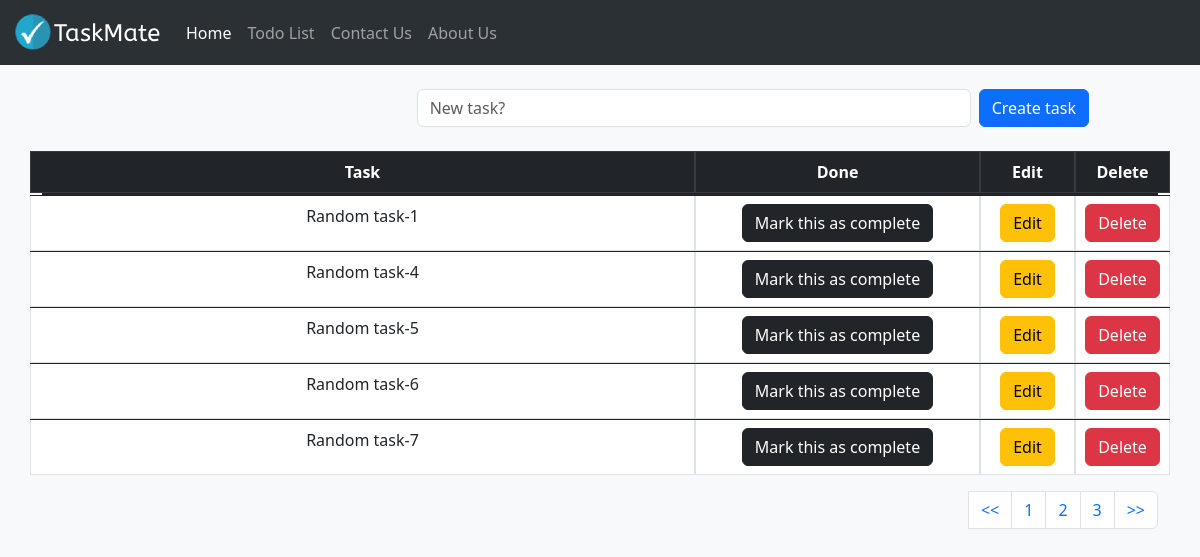
Page /todolist/?pg=2 on the committed database.
### todolist_app/models.py (models this page shows, shortened)
class TaskList(models.Model):
    task = models.CharField(max_length=300)
    done = models.BooleanField(default=False)

### todolist_app/views.py (the view)
# urls.py: path('todolist/', include('todolist_app.urls')),
def todolist(request):
    if request.method == "POST":
        form = Taskform(request.POST or None)
        if form.is_valid:
            form.save()
        messages.success(request,("Task added successfully!"))
        return redirect('todolist')
    else:
        all_tasks = TaskList.objects.all()
        paginator = Paginator(all_tasks, 5)
        page = request.GET.get('pg')
        all_tasks = paginator.get_page(page)
        return render(request,'todolist.html',{'all_tasks':all_tasks})

### todolist_app/templates/todolist.html (shortened to what this page needs)
{% extends 'base.html' %}
{% block content %}
    <br/>
    <div class="container">
    <form method="POST" class="row align-items-center g-2">
        <label class="col-lg-4 col-form-label"></label>
        <div class="col-md-6 col-lg-6">
            <input type="text" class="form-control" placeholder="New task?" name="task">
        </div>
        <div class="col-lg-2">
            <button type="submit" class="btn btn-primary w-auto text-nowrap">Create task</button>
        </div>
    </form>
    <br/>
    <table class="table table-bordered text-center" >
        <thead class="table table-dark"  >
            <tr class = "row">
                <th class="col-7">Task</th>
                <th class="col-3">Done</th>
                <th class="col-1">Edit</th>
                <th class="col-1">Delete</th>
                </tr>
        </thead>
        <tbody class="table-group-divider">
            {% if all_tasks%}
                {% for obj in all_tasks %}
                    {% if obj.done%}
                        <tr class="table-success row">
                            <td class="col-7">{{obj.task}}</td>
                            <td class="col-3"><a href="{% url 'pending_task' obj.id %}" style="text-decoration: none;"><button type="button" class="btn btn-dark">Mark this as pending</button></a></td>
                            <td class="col-1"><a href="{% url 'edit_task' obj.id %}"><button type="button" class="btn btn-warning" style="background-color: #ffc107; color: black;">Edit</button></a></td>
                            <td class="col-1"><a href="{% url 'delete_task' obj.id %}"><button type="button" class="btn btn-danger" style="background-color: #dc3545; color: white;">Delete</button></a></td>
                        </tr>
                    {% else %}
                        <tr class = "row">
                            <td class="col-7">{{obj.task}}</td>
                            <td class="col-3"><a href="{% url 'complete_task' obj.id %}" style="text-decoration: none;"><button type="button" class="btn btn-dark">Mark this as complete</button></a></td>
                            <td class="col-1"><a href="{% url 'edit_task' obj.id %}"><button type="button" class="btn btn-warning" style="background-color: #ffc107; color: black;" >Edit</button></a></td>
                            <td class="col-1"><a href="{% url 'delete_task' obj.id %}" ><button type="button" class="btn btn-danger" style="background-color: #dc3545; color: white;">Delete</button></a></td>
                        </tr>
                    {% endif %}
                {% endfor %}
            {% endif %}
        </tbody>
    </table>
    <nav aria-label="Page navigation example">
        <ul class="pagination justify-content-end">
        <li>
            <a class="page-link" href="?pg=1"><<</a>
        </li>
        {% if all_tasks.has_previous %}
            <li class="page-item"><a class="page-link" href="?pg={{ all_tasks.previous_page_number}}">{{ all_tasks.previous_page_number}}</a></li>
        {% endif %}
        <li class="page-item"><a class="page-link" href="?pg={{ all_tasks.number}}">{{ all_tasks.number}}</a></li>
        {% if all_tasks.has_next %}
            <li class="page-item"><a class="page-link" href="?pg={{ all_tasks.next_page_number}}">{{ all_tasks.next_page_number}}</a></li>
        {%endif%}
        <li class="page-item">
            <a class="page-link" href="?pg={{all_tasks.paginator.num_pages}}">>></a>
        </li>
        </ul>
    </nav>
</div>
{% endblock content %}

### rows in the picture
TaskList: task "Random task-1"
TaskList: task "Random task-4"
TaskList: task "Random task-5"
TaskList: task "Random task-6"
TaskList: task "Random task-7"

### other values in the picture
{{ all_tasks.previous_page_number }} "1"
{{ all_tasks.number }} "2"
{{ all_tasks.next_page_number }} "3"
